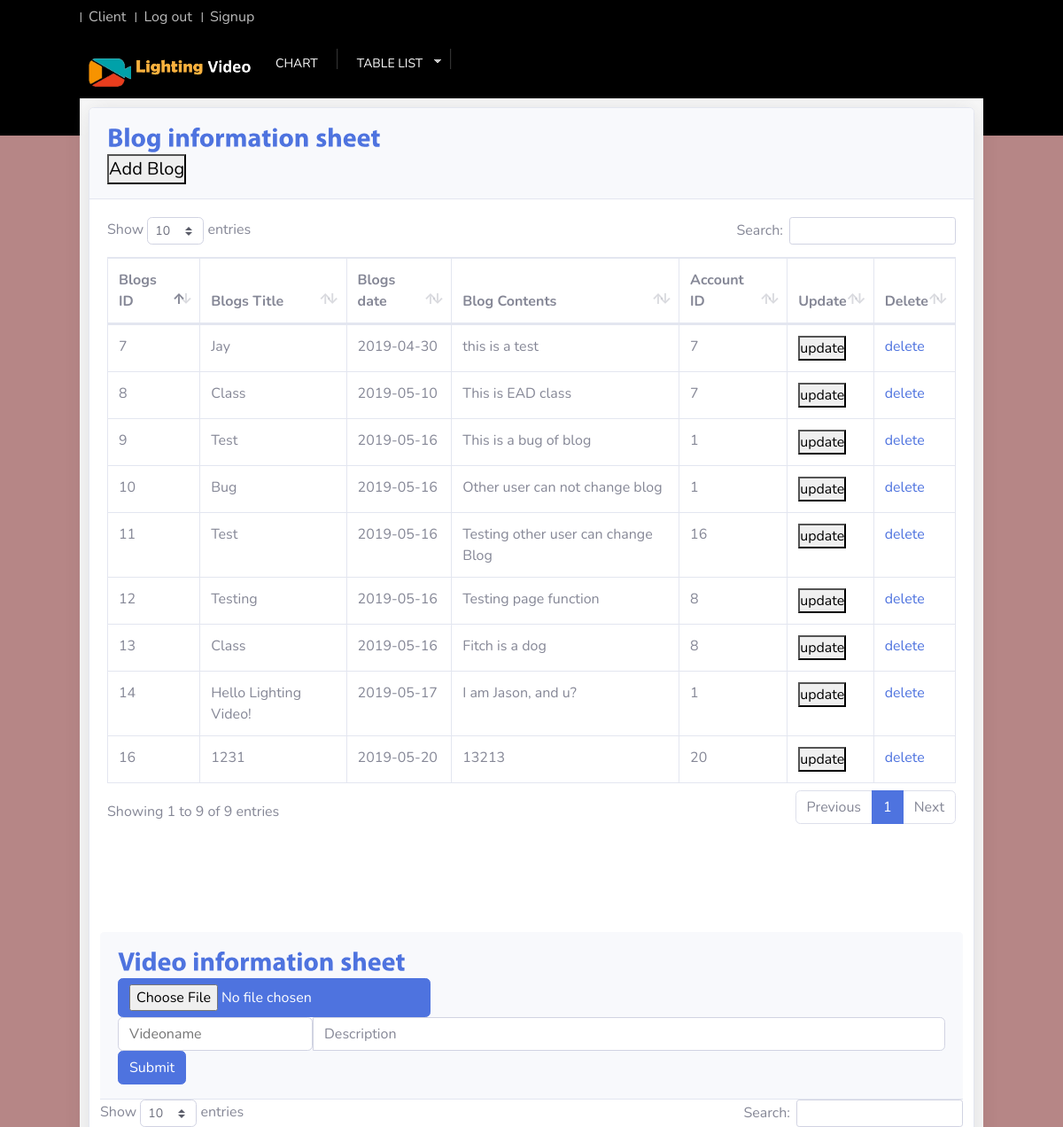
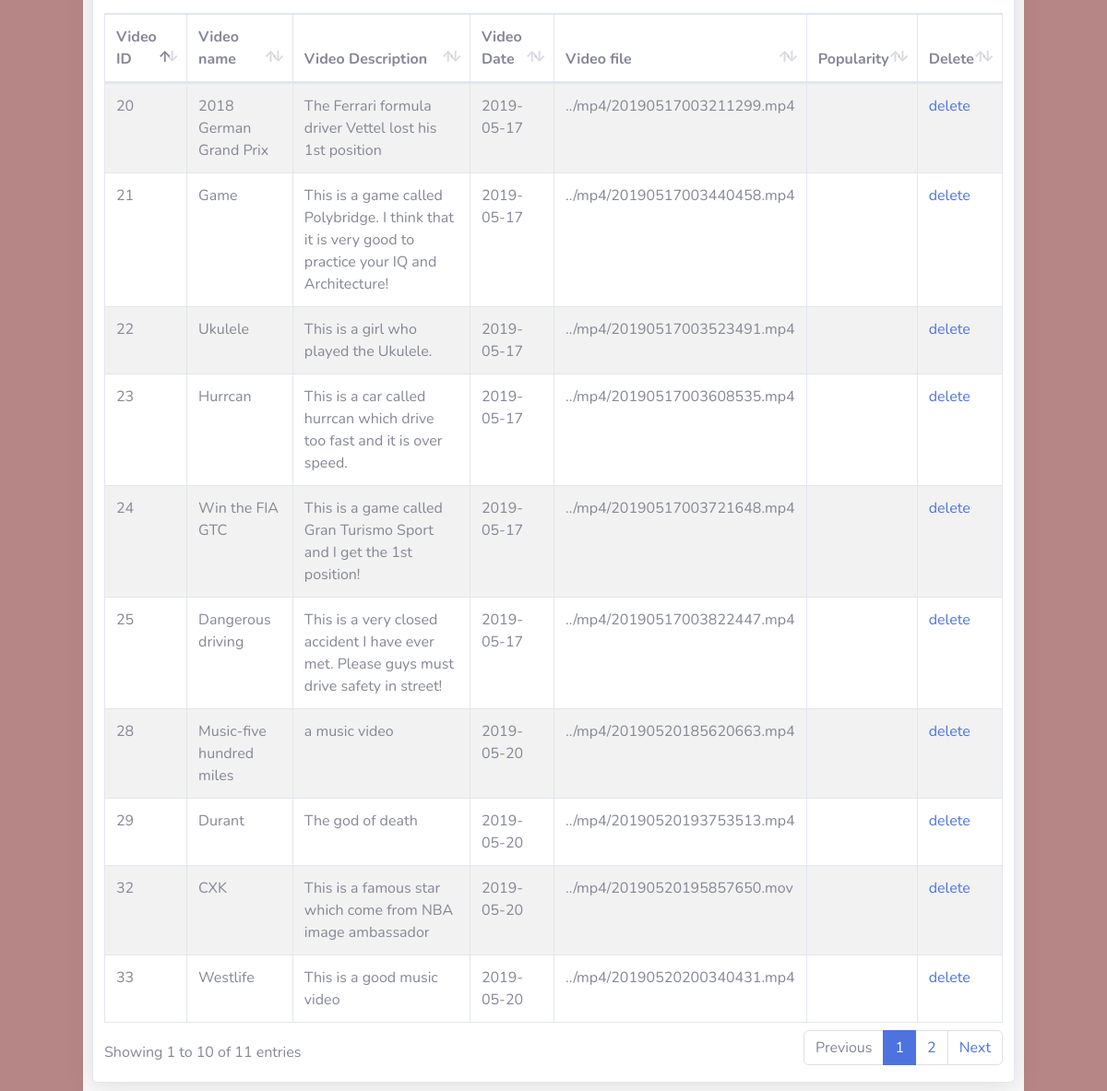
Page /admin/b_v_table.php (signed in) on the committed database (2 pictures, top to bottom).
### tables this page shows
CREATE TABLE `blogs` (
  `bg_id` int(20) NOT NULL,
  `bg_title` text,
  `bg_date` date DEFAULT NULL,
  `bg_contents` text,
  `ac_id` int(20) DEFAULT NULL
);

CREATE TABLE `videos` (
  `vd_id` int(20) NOT NULL,
  `vd_name` varchar(30) NOT NULL,
  `vd_content` text NOT NULL,
  `vd_date` date NOT NULL,
  `vd_file` text NOT NULL
);

### admin/b_v_table.php (the view, shortened to what this page needs)
<?php
require_once('../includes/head.php');
require_once('../includes/adminhead.php');
?>
<html lang="en">
<link href="css/button.css" rel="stylesheet">
<head>
</head>
<body>
    <div id="content_sec">
        <div class="card shadow mb-4">
            <div class="card-header py-3">
                <h6 class="m-0 font-weight-bold text-primary">Blog information sheet</h6>
                <button data-toggle="modal" data-target="#addbg">Add Blog</button>
            </div>
            <div class="card-body">
                <div class="table-responsive">
                    <table class="table table-bordered" id="dataTable" width="100%" cellspacing="0">
                        <?php
                        $query = "SELECT * ";
                        $query .= "FROM blogs";
                        $result = mysqli_query($connection, $query);
                        ?>
                        <thead>
                            <tr>
                                <th>Blogs ID</th>
                                <th>Blogs Title</th>
                                <th>Blogs date</th>
                                <th>Blog Contents</th>
                                <th>Account ID</th>
                                <th>Update</th>
                                <th>Delete</th>
                            </tr>
                        </thead>
                        <tbody>
                            <?php
                            while ($row = mysqli_fetch_array($result)) {
                                echo "<tr>";
                                echo "<td>" . $row["bg_id"] . "</td>";
                                echo "<td>" . $row["bg_title"] . "</td>";
                                echo "<td>" . $row["bg_date"] . "</td>";
                                echo "<td>" . $row["bg_contents"] . "</td>";
                                echo "<td>" . $row["ac_id"] . "</td>";
                                echo "<td><button data-toggle='modal' data-target='#updatebg'>update</buttone></td>";
                                echo "<td><a class='text' href='deletebg.php?bg_id=" . $row["bg_id"] . "'>delete</a></td>";
                                echo "</tr>";
                            }
                            ?>
                        </tbody>
                    </table>
                </div>
            </div>
            <div class="table">
                <div class="col-lg-12">
                    <div class="panel panel-default">
                        <div class="card-header py-3">
                            <h6 class="m-0 font-weight-bold text-primary">Video information sheet</h6>
                            <form method="POST" action="addvd.php" enctype="multipart/form-data">
                                <input class="btn btn-primary" type="file" name="myfile">
                                <div class="input-group">
                                    <input class="videoname" type="text" name="videoname" placeholder="Videoname">
                                    <input class="form-control" type="text" name="vd_content" placeholder="Description">
                                </div>
                                <button type="submit" class="btn btn-primary" name="submit" class="text">Submit</button>
                            </form>
                        </div>
                        <div class="panel-body">
                            <table width="100%" class="table table-striped table-bordered table-hover" id="dataTables-example">
                                <?php
                                $query = "SELECT * ";
                                $query .= "FROM videos";
                                $result = mysqli_query($connection, $query);
                                ?>
                                <thead>
                                    <tr>
                                        <th>Video ID</th>
                                        <th>Video name</th>
                                        <th>Video Description</th>
                                        <th>Video Date</th>
                                        <th>Video file</th>
                                        <th>Popularity</th>
                                        <th>Delete</th>
                                    </tr>
                                </thead>
                                <tbody>
                                    <?php
                                    while ($row = mysqli_fetch_array($result)) {
                                        echo "<tr>";
                                        echo "<td>" . $row["vd_id"] . "</td>";
                                        echo "<td>" . $row["vd_name"] . "</td>";
                                        echo "<td>" . $row["vd_content"] . "</td>";
                                        echo "<td>" . $row["vd_date"] . "</td>";
                                        echo "<td>" . $row["vd_file"] . "</td>";
                                        echo "<td>" . $row["vd_popularity"] . "</td>";
                                        echo "<td><a class='text' href='deletevd.php?vd_id=" . $row["vd_id"] . "'>delete</a></td>";
                                        echo "</tr>";
                                    }
                                    ?>
                                </tbody>
                            </table>
                        </div>
                    </div>
                </div>
            </div>

### css/login.css (style rules this page uses)
body { background-color: #b68686 !important; }

### css/style.css (style rules this page uses)
* { padding: 0px; margin: 0px; }
body { min-height: 1000px; background-color:#4e3d3d; font-family: Verdana, Geneva, sans-serif; font-size: 11px; color: #666; }
a { text-decoration: none; outline: none; color: #666; }
h6 { font-size: 12px; font-weight: normal; }
input { font-size: 11px; }
#content_sec { min-height: 1000px; position:relative; width: 1020px; height: 100%; float: left; background-color: #f9f9f9; border: #f9f9f9 solid 10px; }

### css/button.css (style rules this page uses)
.table { width: 100%; }
.videoname { display: block; height: calc(2.25rem + 2px); padding: .375rem .75rem; font-size: 1rem; font-weight: 400; line-height: 1.5; color: #6e707e; background-color: #fff; background-clip: padding-box; border: 1px solid #d1d3e2; border-radius: .35rem; }

### rows in the picture
blogs: bg_id "7", bg_title "Jay", bg_date "2019-04-30", bg_contents "this is a test", ac "7"
blogs: bg_id "8", bg_title "Class", bg_date "2019-05-10", bg_contents "This is EAD class", ac "7"
blogs: bg_id "9", bg_title "Test", bg_date "2019-05-16", bg_contents "This is a bug of blog", ac "1"
blogs: bg_id "10", bg_title "Bug", bg_date "2019-05-16", bg_contents "Other user can not change blog", ac "1"
blogs: bg_id "11", bg_title "Test", bg_date "2019-05-16", bg_contents "Testing other user can change Blog", ac "16"
blogs: bg_id "12", bg_title "Testing", bg_date "2019-05-16", bg_contents "Testing page function", ac "8"
blogs: bg_id "13", bg_title "Class", bg_date "2019-05-16", bg_contents "Fitch is a dog", ac "8"
blogs: bg_id "14", bg_title "Hello Lighting Video!", bg_date "2019-05-17", bg_contents "I am Jason, and u?", ac "1"
blogs: bg_id "16", bg_title "1231", bg_date "2019-05-20", bg_contents "13213", ac "20"
videos: vd_id "20", vd_name "2018 German Grand Prix", vd_content "The Ferrari formula driver Vettel lost his 1st position", vd_date "2019-05-17", vd_file "../mp4/20190517003211299.mp4"
videos: vd_id "21", vd_name "Game", vd_content "This is a game called Polybridge. I think that it is very good to practice your IQ and Architecture!", vd_date "2019-05-17", vd_file "../mp4/20190517003440458.mp4"
videos: vd_id "22", vd_name "Ukulele", vd_content "This is a girl who played the Ukulele.", vd_date "2019-05-17", vd_file "../mp4/20190517003523491.mp4"
videos: vd_id "23", vd_name "Hurrcan", vd_content "This is a car called hurrcan which drive too fast and it is over speed.", vd_date "2019-05-17", vd_file "../mp4/20190517003608535.mp4"
videos: vd_id "24", vd_name "Win the FIA GTC", vd_content "This is a game called Gran Turismo Sport and I get the 1st position!", vd_date "2019-05-17", vd_file "../mp4/20190517003721648.mp4"
videos: vd_id "25", vd_name "Dangerous driving", vd_content "This is a very closed accident I have ever met. Please guys must drive safety in street!", vd_date "2019-05-17", vd_file "../mp4/20190517003822447.mp4"
videos: vd_id "28", vd_name "Music-five hundred miles", vd_content "a music video", vd_date "2019-05-20", vd_file "../mp4/20190520185620663.mp4"
videos: vd_id "29", vd_name "Durant", vd_content "The god of death", vd_date "2019-05-20", vd_file "../mp4/20190520193753513.mp4"
videos: vd_id "32", vd_name "CXK", vd_content "This is a famous star which come from NBA image ambassador", vd_date "2019-05-20", vd_file "../mp4/20190520195857650.mov"
videos: vd_id "33", vd_name "Westlife", vd_content "This is a good music video", vd_date "2019-05-20", vd_file "../mp4/20190520200340431.mp4"
